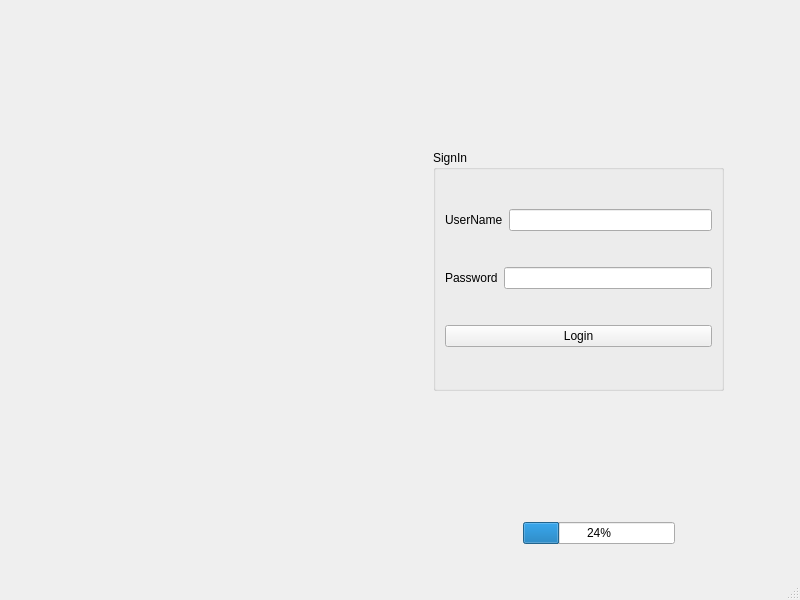
<?xml version="1.0" encoding="UTF-8"?>
<ui version="4.0">
 <class>MainWindow</class>
 <widget class="QMainWindow" name="MainWindow">
  <property name="geometry">
   <rect>
    <x>0</x>
    <y>0</y>
    <width>800</width>
    <height>600</height>
   </rect>
  </property>
  <property name="windowTitle">
   <string>MainWindow</string>
  </property>
  <widget class="QWidget" name="centralwidget">
   <widget class="QGroupBox" name="groupBox">
    <property name="geometry">
     <rect>
      <x>433</x>
      <y>150</y>
      <width>291</width>
      <height>241</height>
     </rect>
    </property>
    <property name="title">
     <string>SignIn</string>
    </property>
    <layout class="QVBoxLayout" name="verticalLayout">
     <item>
      <layout class="QHBoxLayout" name="horizontalLayout">
       <item>
        <widget class="QLabel" name="label">
         <property name="text">
          <string>UserName</string>
         </property>
        </widget>
       </item>
       <item>
        <widget class="QLineEdit" name="lineEdit_UserName"/>
       </item>
      </layout>
     </item>
     <item>
      <layout class="QHBoxLayout" name="horizontalLayout_2">
       <item>
        <widget class="QLabel" name="label_2">
         <property name="text">
          <string>Password</string>
         </property>
        </widget>
       </item>
       <item>
        <widget class="QLineEdit" name="lineEdit_Password">
         <property name="echoMode">
          <enum>QLineEdit::EchoMode::Password</enum>
         </property>
        </widget>
       </item>
      </layout>
     </item>
     <item>
      <widget class="QPushButton" name="pushButton_Login">
       <property name="text">
        <string>Login</string>
       </property>
      </widget>
     </item>
    </layout>
   </widget>
   <widget class="QLabel" name="label_Pic">
    <property name="geometry">
     <rect>
      <x>130</x>
      <y>150</y>
      <width>281</width>
      <height>231</height>
     </rect>
    </property>
    <property name="styleSheet">
     <string notr="true"/>
    </property>
    <property name="text">
     <string/>
    </property>
   </widget>
   <widget class="QWidget" name="layoutWidget">
    <property name="geometry">
     <rect>
      <x>510</x>
      <y>520</y>
      <width>165</width>
      <height>26</height>
     </rect>
    </property>
    <layout class="QHBoxLayout" name="horizontalLayout_3">
     <item>
      <widget class="QLabel" name="label_3">
       <property name="text">
        <string/>
       </property>
      </widget>
     </item>
     <item>
      <widget class="QProgressBar" name="progressBar">
       <property name="value">
        <number>24</number>
       </property>
      </widget>
     </item>
    </layout>
   </widget>
  </widget>
  <widget class="QMenuBar" name="menubar">
   <property name="geometry">
    <rect>
     <x>0</x>
     <y>0</y>
     <width>800</width>
     <height>18</height>
    </rect>
   </property>
  </widget>
  <widget class="QStatusBar" name="statusbar"/>
 </widget>
 <resources/>
 <connections/>
</ui>
